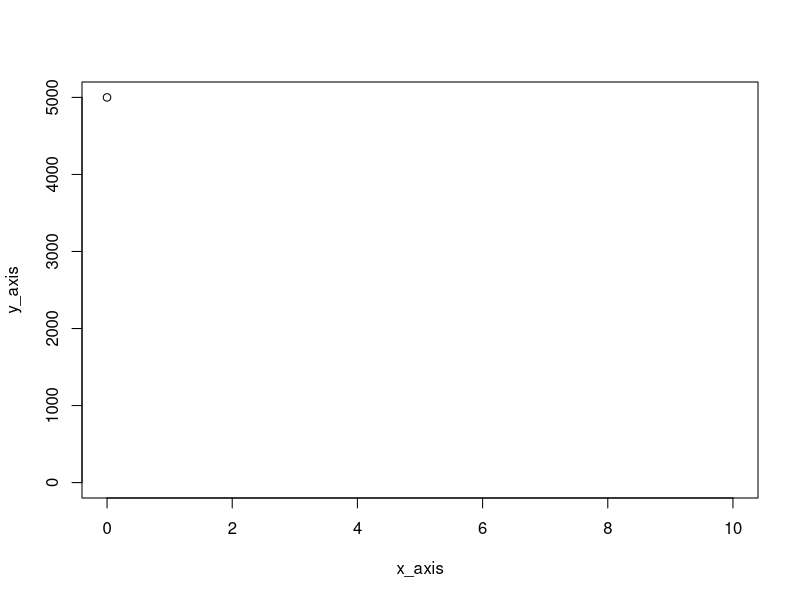
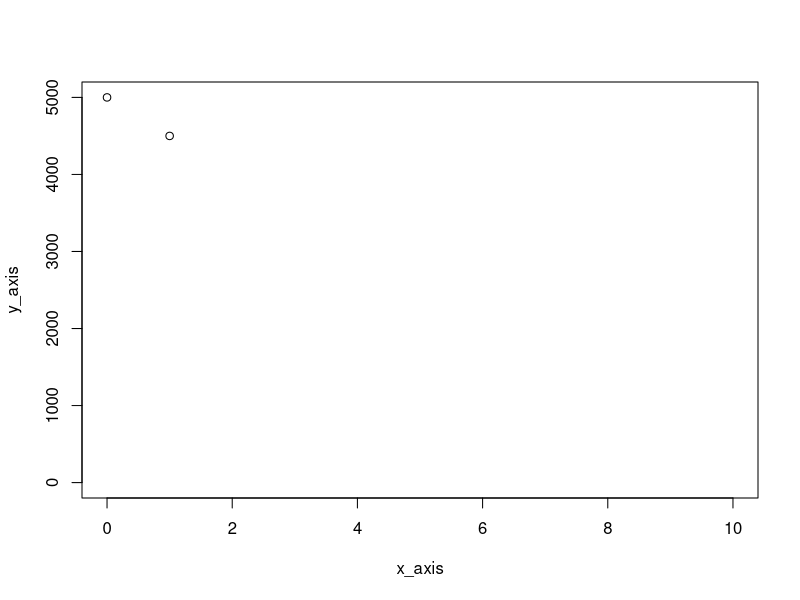
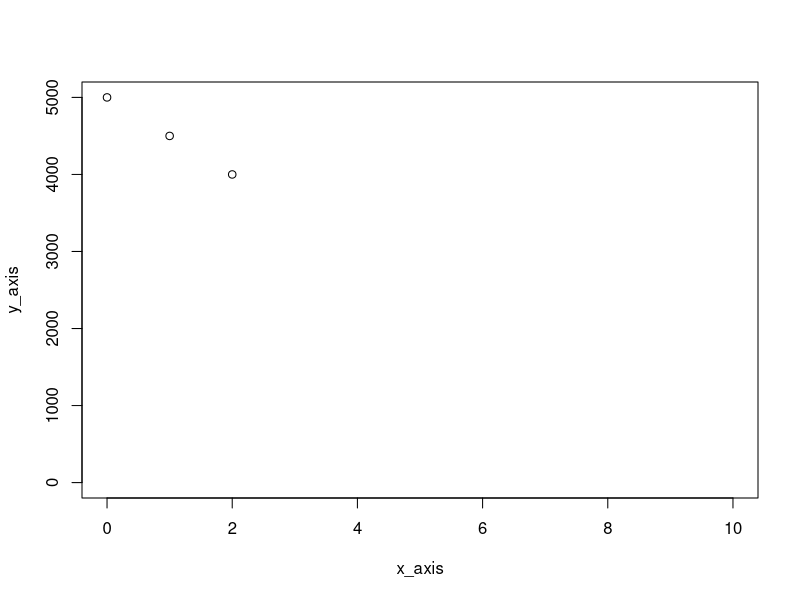
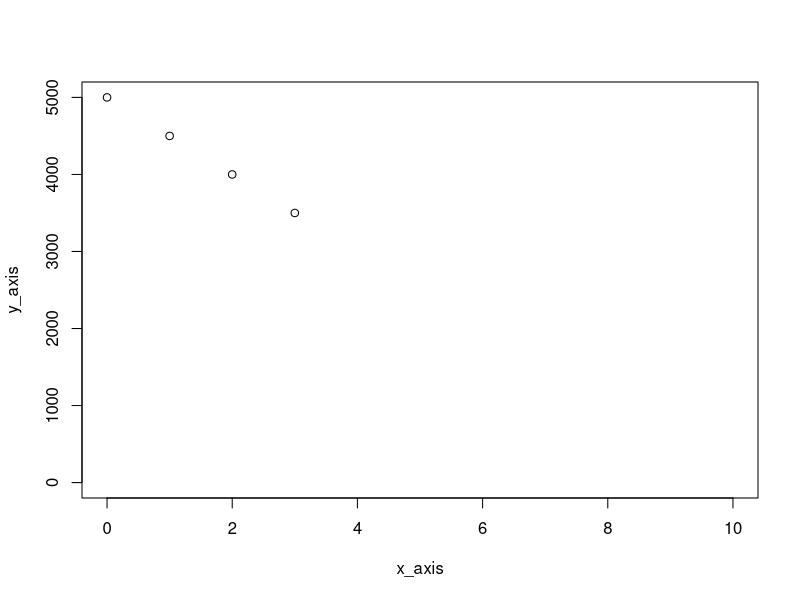
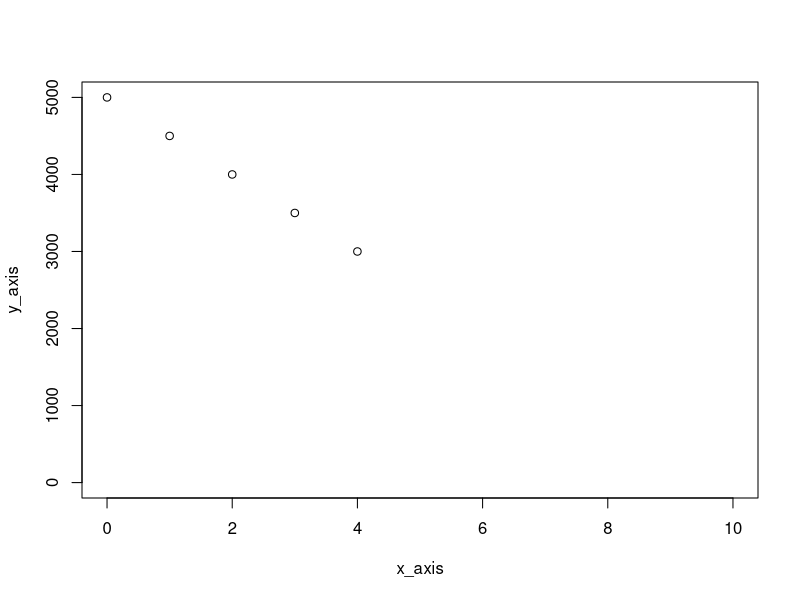
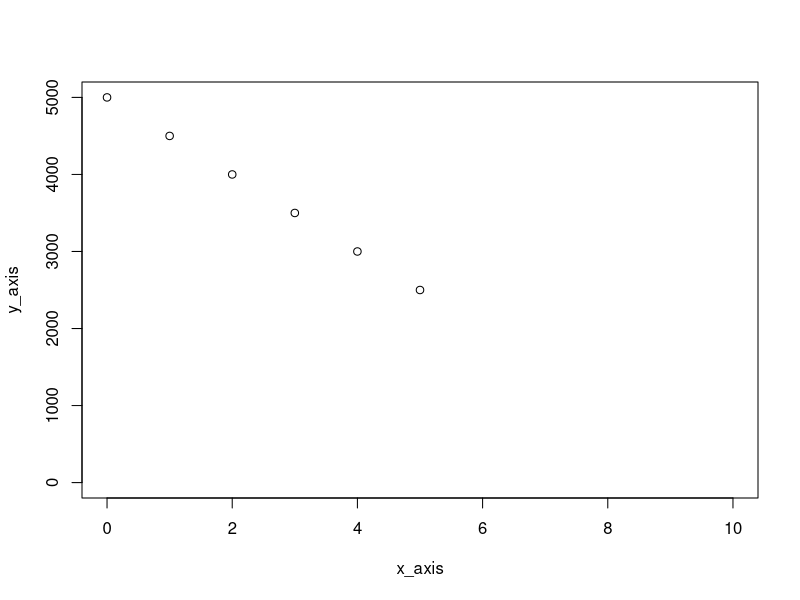
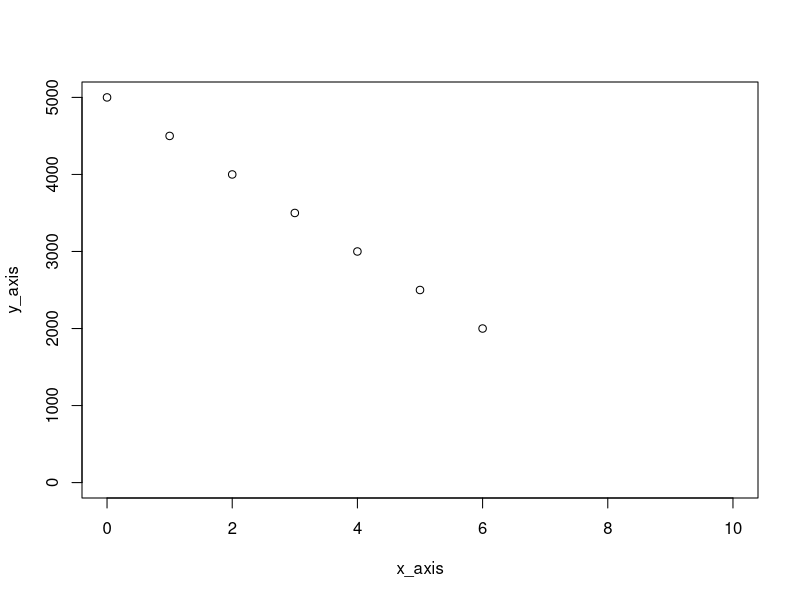
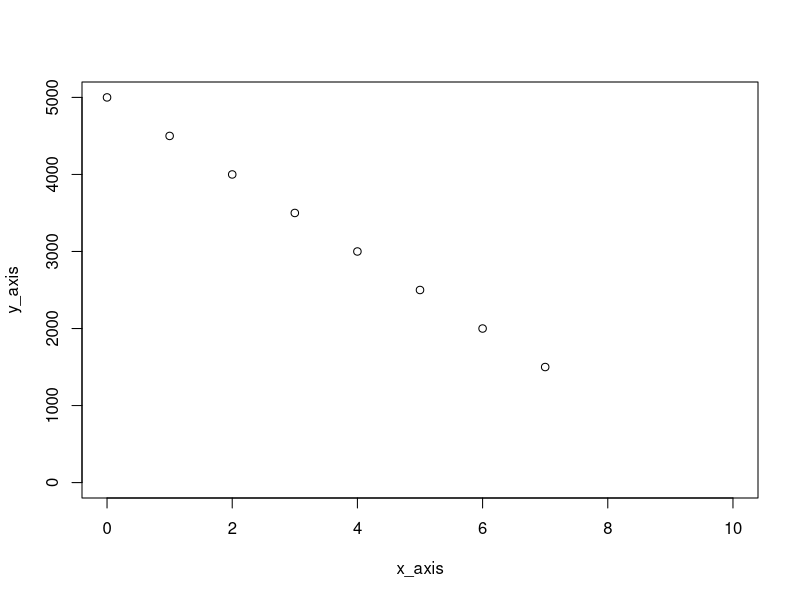

Write the R code that produced these figures, in order.
stock_price <- 52.1
repeat {
	stock_price <- stock_price * runif(1,.99, 1.01)
	print(stock_price)

	if(stock_price > 52.5){
		print("Stock price is above 52.5! Sell!")
		break
	}
}

#loop n.2:
stock_price <- 126.34

repeat {
  stock_price <- stock_price * runif(1, .985, 1.01)
  print(stock_price)
  
  if(stock_price < 124.5) { # 125
    print("Stock price is below 124.5! Buy it while it's cheap!")
    break
  }
}



#loop n.3: (not random)
stock_price <- 67.55

repeat {
  stock_price <- stock_price * .995
  print(stock_price)
  
  if(stock_price < 66) {
    print("Stock price is below 66! Buy it while it's cheap!")
    print(stock_price)
    break
  }
  print(stock_price)
  
}


#loop n.4: while
stock_price <- 52.1

#restrict top-down; before: top-up.
while(stock_price <= 52.5 ) {
  stock_price <- stock_price * runif(1,.99, 1.01)
  print(stock_price)
}
print("Stock price is above 52.5! Sell!")






#debt reduction over months with a plot
debt <- 5000
#counter
i <- 0
# plot data
x_axis <- i
y_axis <- debt

plot(x_axis, y_axis, xlim = c(0,10), ylim = c(0,5000))

while (debt > 0) {

  debt <- debt - 500
  i <- i + 1

  x_axis <- c(x_axis, i)
  y_axis <- c(y_axis, debt)
  
  plot(x_axis, y_axis, xlim = c(0,10), ylim = c(0,5000))
}


#debt with limited cash to pay simulation
debt <- 5000
cash <- 4000

while (debt > 0) {
  debt <- debt - 500
  cash <- cash - 500
  print(paste("Debt remaining:", debt, "and Cash remaining:", cash))

  if (cash == 0) {
    print("You ran out of cash!")
    break
  }
}







